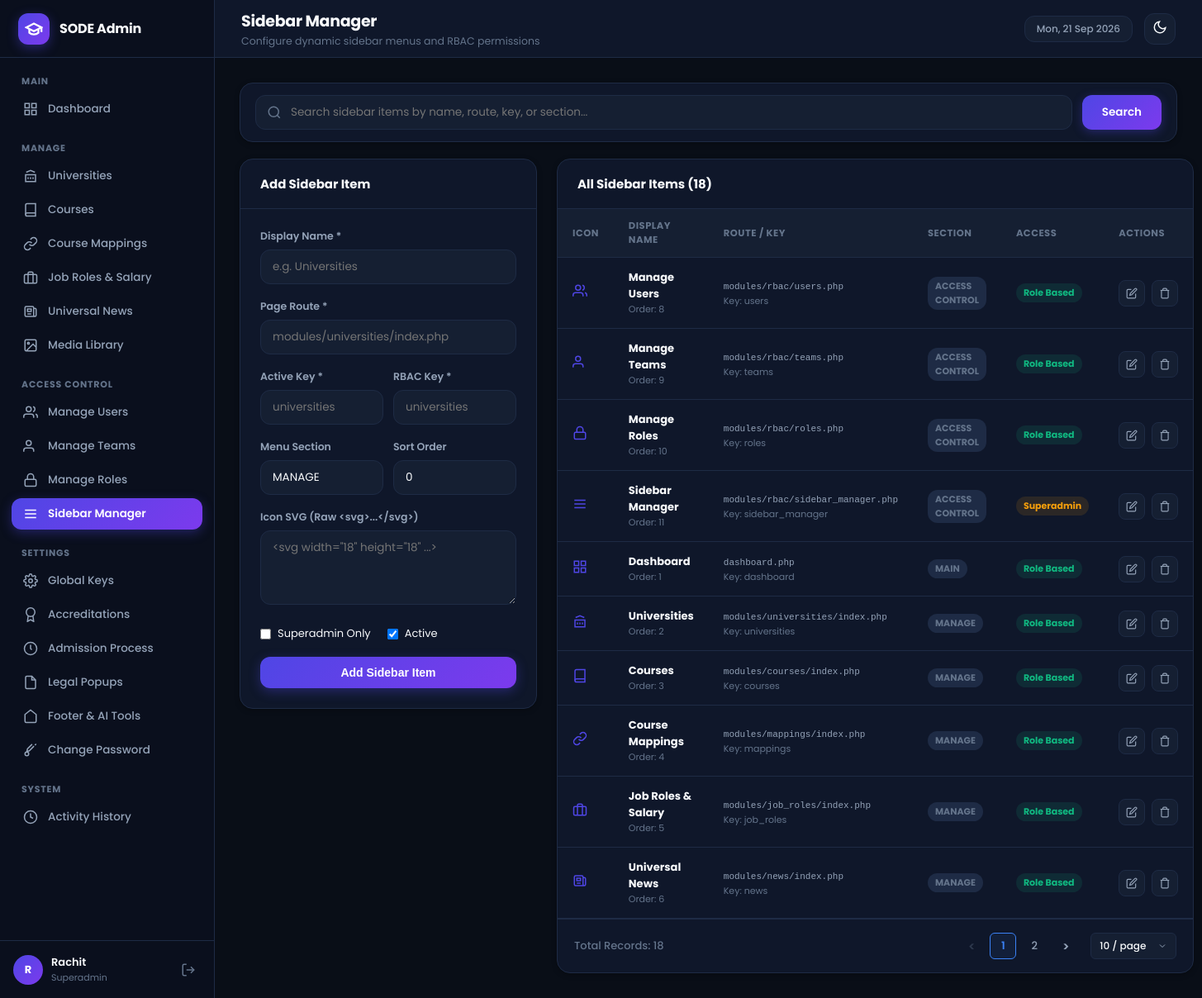
The page /admin/modules/rbac/sidebar_manager.php (signed in) on the database as committed earlier.
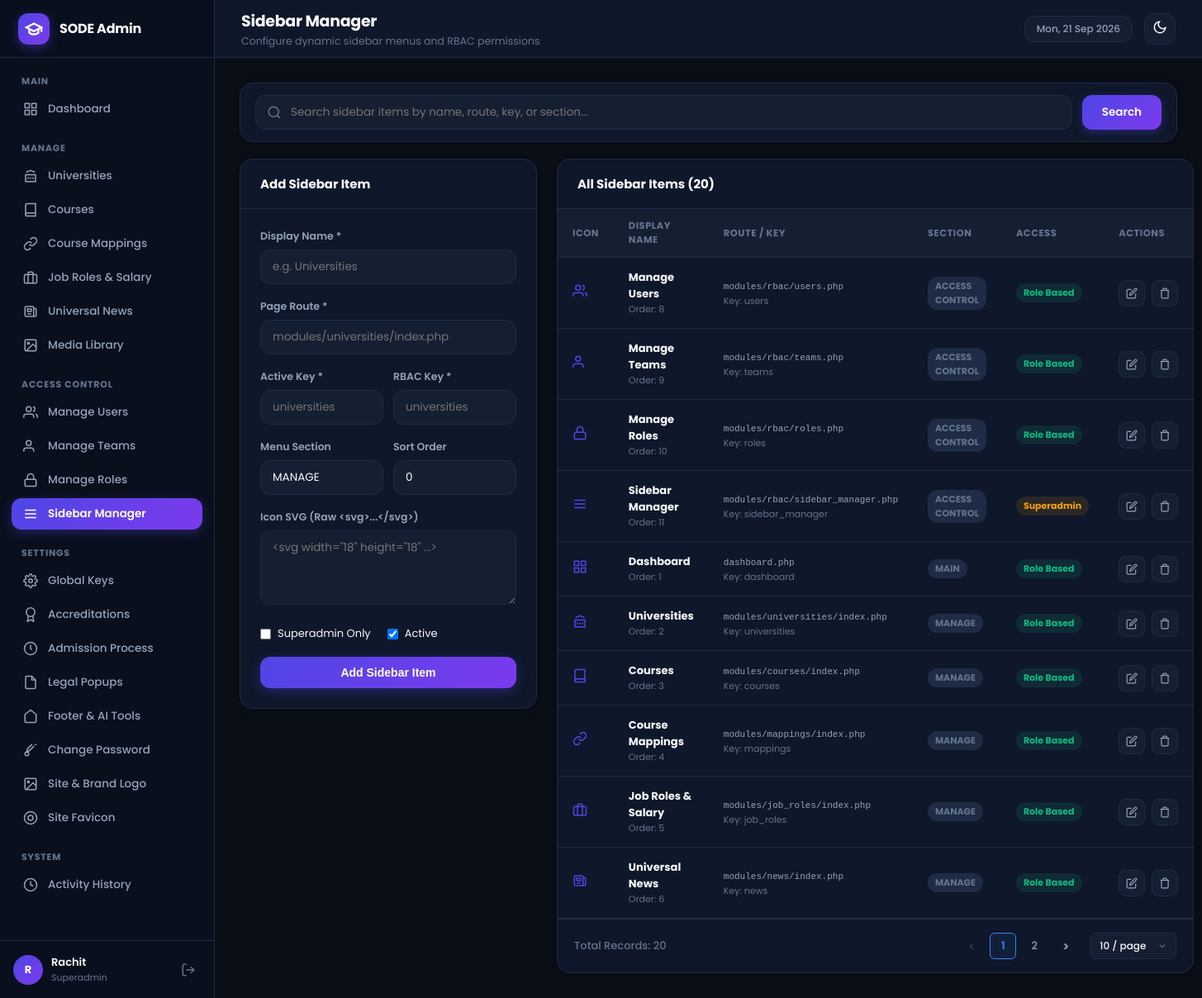
The same page on the database as committed later.
### tables this page shows
CREATE TABLE IF NOT EXISTS `sidebar_items` (
  `id` INT UNSIGNED AUTO_INCREMENT PRIMARY KEY,
  `display_name` VARCHAR(100) NOT NULL,
  `page_route` VARCHAR(255) NOT NULL,
  `sort_order` INT DEFAULT 0,
  `active_page_key` VARCHAR(100) NOT NULL,
  `rbac_module_key` VARCHAR(100) NOT NULL,
  `menu_section` VARCHAR(100) DEFAULT 'Manage',
  `icon_svg` TEXT NULL,
  `is_superadmin_only` TINYINT(1) DEFAULT 0,
  `is_active` TINYINT(1) DEFAULT 1,
  `created_at` TIMESTAMP DEFAULT CURRENT_TIMESTAMP
);

### admin/includes/rbac.php (called while the page is built, shortened)
<?php
function is_superadmin() {
    return !empty($_SESSION['is_superadmin']);
}
    ?>
    <?php
function get_user_sidebar_items() {
    $db = get_db_connection();
    if (is_superadmin()) {
        $stmt = $db->query("SELECT * FROM sidebar_items WHERE is_active = 1 ORDER BY sort_order ASC, id ASC");
        $items = $stmt->fetchAll();
        if (!empty($items)) return $items;
    }
    $role_id = $_SESSION['user_role_id'] ?? 0;
    $stmt = $db->prepare("
        SELECT si.*
        FROM sidebar_items si
        INNER JOIN role_sidebar_access rsa ON si.id = rsa.sidebar_item_id
        WHERE rsa.role_id = :role_id AND si.is_active = 1 AND si.is_superadmin_only = 0
        ORDER BY si.sort_order ASC, si.id ASC
    ");
    $stmt->execute(['role_id' => $role_id]);
    return $stmt->fetchAll();
}

### admin/modules/rbac/sidebar_manager.php (the view, shortened to what the rows shown need)
<?php
$active_page_key = 'sidebar_manager';
$db = get_db_connection();
$search = trim($_GET['q'] ?? '');
$where_sql = "";
$pagination = sode_get_pagination_params(10);
$per_page = $pagination['per_page'];
$offset = $pagination['offset'];
$stmt = $db->prepare("SELECT * FROM sidebar_items $where_sql ORDER BY menu_section ASC, sort_order ASC, id ASC LIMIT :limit OFFSET :offset");
$stmt->bindValue(':limit', $per_page, PDO::PARAM_INT);
$stmt->bindValue(':offset', $offset, PDO::PARAM_INT);
$stmt->execute();
$all_sidebar_items = $stmt->fetchAll();
require_once ADMIN_PATH . '/includes/header.php';
?>
<div class="split-layout">
    <div class="admin-card">
        <div class="table-responsive">
            <table class="admin-table">
                <thead>
                    <tr>
                        <th>Icon</th>
                        <th>Display Name</th>
                        <th>Route / Key</th>
                        <th>Section</th>
                        <th>Access</th>
                        <th>Actions</th>
                    </tr>
                </thead>
                <tbody>
                    <?php if (empty($all_sidebar_items)): ?>
                        <tr><td colspan="6" style="text-align:center; padding:32px; color:var(--text-dim);"><?php echo $search !== '' ? 'No sidebar items match your search query "' . htmlspecialchars($search) . '".' : 'No sidebar items configured.'; ?></td></tr>
                    <?php else: ?>
                        <?php foreach ($all_sidebar_items as $it): ?>
                            <tr>
                                <td style="width:30px;">
                                    <?php if (!empty($it['icon_svg'])): ?>
                                        <div style="color:var(--primary);"><?php echo $it['icon_svg']; ?></div>
                                    <?php else: ?>
                                        <span style="color:var(--text-dim);">-</span>
                                    <?php endif; ?>
                                </td>
                                <td>
                                    <strong><?php echo htmlspecialchars($it['display_name']); ?></strong>
                                    <div style="font-size:11px; color:var(--text-dim);">Order: <?php echo $it['sort_order']; ?></div>
                                </td>
                                <td>
                                    <code style="font-size:11px; color:var(--text-muted);"><?php echo htmlspecialchars($it['page_route']); ?></code>
                                    <div style="font-size:11px; color:var(--text-dim);">Key: <?php echo htmlspecialchars($it['rbac_module_key']); ?></div>
                                </td>
                                <td>
                                    <span class="badge badge-muted"><?php echo htmlspecialchars($it['menu_section']); ?></span>
                                </td>
                                <td>
                                    <?php if ($it['is_superadmin_only']): ?>
                                        <span class="badge badge-warning">Superadmin</span>
                                    <?php else: ?>
                                        <span class="badge badge-success">Role Based</span>
                                    <?php endif; ?>
                                </td>
                                <td>
                                    <div class="table-actions">
                                        <a href="<?php echo BASE_URL; ?>/modules/rbac/sidebar_manager.php?edit_id=<?php echo $it['id']; ?>" class="action-btn" title="Edit">
                                            <svg width="14" height="14" viewBox="0 0 24 24" fill="none" stroke="currentColor" stroke-width="2"><path d="M11 4H4a2 2 0 0 0-2 2v14a2 2 0 0 0 2 2h14a2 2 0 0 0 2-2v-7"></path><path d="M18.5 2.5a2.121 2.121 0 0 1 3 3L12 15l-4 1 1-4 9.5-9.5z"></path></svg>
                                        </a>
                                        <form method="POST" action="" class="confirm-delete" style="display:inline;">
                                            <button type="submit" class="action-btn delete-btn" title="Delete">
                                                <svg width="14" height="14" viewBox="0 0 24 24" fill="none" stroke="currentColor" stroke-width="2"><polyline points="3 6 5 6 21 6"></polyline><path d="M19 6v14a2 2 0 0 1-2 2H7a2 2 0 0 1-2-2V6m3 0V4a2 2 0 0 1 2-2h4a2 2 0 0 1 2 2v2"></path></svg>
                                            </button>
                                        </form>
                                    </div>
                                </td>
                            </tr>
                        <?php endforeach; ?>
                    <?php endif; ?>
                </tbody>
            </table>
        </div>
    </div>
</div>
<?php
require_once ADMIN_PATH . '/includes/footer.php';
?>

### admin/includes/sidebar.php (shortened to what the rows shown need)
<?php
$sidebar_items = get_user_sidebar_items();
$grouped_items = [];
foreach ($sidebar_items as $item) {
    $section = !empty($item['menu_section']) ? strtoupper($item['menu_section']) : 'MANAGE';
    $grouped_items[$section][] = $item;
}
$current_page_key = $active_page_key ?? 'dashboard';
?>
<aside class="app-sidebar" id="app-sidebar">
    <nav class="sidebar-nav">
        <?php foreach ($grouped_items as $section_title => $section_items): ?>
            <div class="nav-section">
                <div class="nav-section-title"><?php echo htmlspecialchars($section_title); ?></div>
                <ul class="nav-list">
                    <?php foreach ($section_items as $item):
                        $is_active = ($current_page_key === $item['active_page_key']);
                        $route = (strpos($item['page_route'], 'http') === 0) ? $item['page_route'] : BASE_URL . '/' . ltrim($item['page_route'], '/');
                    ?>
                        <li class="nav-item <?php echo $is_active ? 'active' : ''; ?>">
                            <a href="<?php echo htmlspecialchars($route); ?>">
                                <?php if (!empty($item['icon_svg'])): ?>
                                    <?php echo $item['icon_svg']; ?>
                                <?php else: ?>
                                    <svg width="18" height="18" viewBox="0 0 24 24" fill="none" stroke="currentColor" stroke-width="2"><circle cx="12" cy="12" r="4"></circle></svg>
                                <?php endif; ?>
                                <span><?php echo htmlspecialchars($item['display_name']); ?></span>
                            </a>
                        </li>
                    <?php endforeach; ?>
                </ul>
            </div>
        <?php endforeach; ?>
    </nav>
</aside>

Rows that differ between the two databases and show on the page:
added sidebar_items: display_name "Site & Brand Logo", shown under "SETTINGS"
added sidebar_items: display_name "Site Favicon", shown under "SETTINGS"
Other text that changed with them:
$total_sidebar_items: "18" → "20"
$total_records: "18" → "20"
